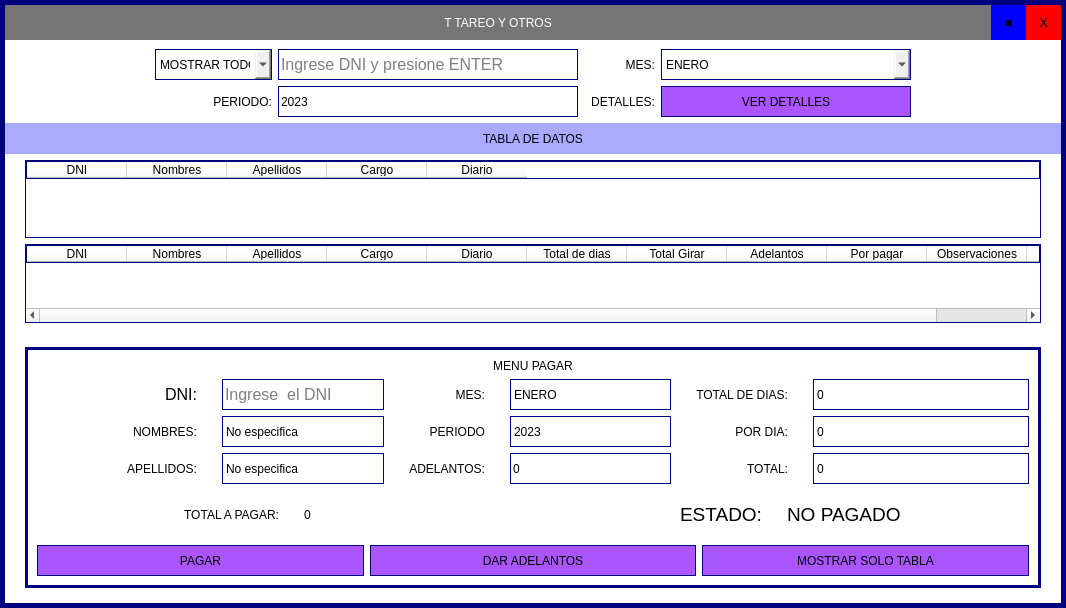
<?xml version="1.0" encoding="UTF-8"?>
<ui version="4.0">
 <class>tpayments</class>
 <widget class="QMainWindow" name="tpayments">
  <property name="geometry">
   <rect>
    <x>0</x>
    <y>0</y>
    <width>1066</width>
    <height>608</height>
   </rect>
  </property>
  <property name="windowTitle">
   <string>MainWindow</string>
  </property>
  <widget class="QWidget" name="centralwidget">
   <layout class="QHBoxLayout" name="horizontalLayout_2">
    <property name="spacing">
     <number>0</number>
    </property>
    <property name="leftMargin">
     <number>0</number>
    </property>
    <property name="topMargin">
     <number>0</number>
    </property>
    <property name="rightMargin">
     <number>0</number>
    </property>
    <property name="bottomMargin">
     <number>0</number>
    </property>
    <item>
     <widget class="QFrame" name="frame_agregar">
      <property name="styleSheet">
       <string notr="true">QFrame{
border: 5px solid rgb(0, 0, 127);
	background-color: rgb(255, 255, 255);
font: 75 12pt &quot;MS Shell Dlg 2&quot;;
}
QLabel{
border: none;
font: 75 12pt &quot;MS Shell Dlg 2&quot;;
}
QComboBox{
border: none;
font: 75 14pt &quot;MS Shell Dlg 2&quot;;
}
QLineEdit{
border: none;
font: 75 12pt &quot;MS Shell Dlg 2&quot;;}

QPushButton{
border: 1px solid rgb(0, 0, 127);
border-radius:10px;
font: 75 14pt &quot;MS Shell Dlg 2&quot;;
background-color:rgb(170, 85, 255);
}

QPushButton:hover{
background-color: rgb(170, 255, 255);
}</string>
      </property>
      <property name="frameShape">
       <enum>QFrame::StyledPanel</enum>
      </property>
      <property name="frameShadow">
       <enum>QFrame::Raised</enum>
      </property>
      <layout class="QVBoxLayout" name="verticalLayout_3">
       <property name="spacing">
        <number>0</number>
       </property>
       <property name="leftMargin">
        <number>0</number>
       </property>
       <property name="topMargin">
        <number>0</number>
       </property>
       <property name="rightMargin">
        <number>0</number>
       </property>
       <property name="bottomMargin">
        <number>0</number>
       </property>
       <item>
        <widget class="QFrame" name="frame_superior">
         <property name="minimumSize">
          <size>
           <width>0</width>
           <height>35</height>
          </size>
         </property>
         <property name="maximumSize">
          <size>
           <width>16777215</width>
           <height>35</height>
          </size>
         </property>
         <property name="styleSheet">
          <string notr="true">QFrame{
border: none;
background-color: rgb(117, 117, 117);
}</string>
         </property>
         <layout class="QHBoxLayout" name="horizontalLayout">
          <property name="spacing">
           <number>0</number>
          </property>
          <property name="leftMargin">
           <number>0</number>
          </property>
          <property name="topMargin">
           <number>0</number>
          </property>
          <property name="rightMargin">
           <number>0</number>
          </property>
          <property name="bottomMargin">
           <number>0</number>
          </property>
          <item>
           <widget class="QLabel" name="lbl_title">
            <property name="minimumSize">
             <size>
              <width>0</width>
              <height>0</height>
             </size>
            </property>
            <property name="styleSheet">
             <string notr="true">color: rgb(255, 255, 255);
font: 75 14pt &quot;MS Shell Dlg 2&quot;;</string>
            </property>
            <property name="text">
             <string>T TAREO Y OTROS</string>
            </property>
            <property name="alignment">
             <set>Qt::AlignCenter</set>
            </property>
           </widget>
          </item>
          <item>
           <widget class="QPushButton" name="btn_ampliar">
            <property name="maximumSize">
             <size>
              <width>35</width>
              <height>35</height>
             </size>
            </property>
            <property name="styleSheet">
             <string notr="true">QPushButton{
	background-color: rgb(0, 0, 255);
font: 75 14pt &quot;MS Shell Dlg 2&quot;;
border:none;
border-radius:0px;
}

QPushButton:hover{
	background-color: rgb(170, 255, 255);
}</string>
            </property>
            <property name="text">
             <string>■</string>
            </property>
           </widget>
          </item>
          <item>
           <widget class="QPushButton" name="btn_close">
            <property name="maximumSize">
             <size>
              <width>35</width>
              <height>35</height>
             </size>
            </property>
            <property name="styleSheet">
             <string notr="true">QPushButton{
background-color: rgb(255, 0, 0);
color: rgb(0, 0, 0);
font: 75 14pt &quot;MS Shell Dlg 2&quot;;
border:none;
border-radius:0px;
}

QPushButton:hover{
	background-color: rgb(255, 255, 0);
}</string>
            </property>
            <property name="text">
             <string>X</string>
            </property>
           </widget>
          </item>
         </layout>
        </widget>
       </item>
       <item>
        <widget class="QFrame" name="frame_princiapl">
         <property name="styleSheet">
          <string notr="true">QFrame{
border:none;
}</string>
         </property>
         <property name="frameShape">
          <enum>QFrame::StyledPanel</enum>
         </property>
         <property name="frameShadow">
          <enum>QFrame::Raised</enum>
         </property>
         <layout class="QVBoxLayout" name="verticalLayout_2">
          <property name="spacing">
           <number>6</number>
          </property>
          <property name="leftMargin">
           <number>0</number>
          </property>
          <property name="topMargin">
           <number>9</number>
          </property>
          <property name="rightMargin">
           <number>0</number>
          </property>
          <property name="bottomMargin">
           <number>9</number>
          </property>
          <item>
           <layout class="QHBoxLayout" name="layout_info" stretch="0">
            <property name="spacing">
             <number>6</number>
            </property>
            <property name="leftMargin">
             <number>150</number>
            </property>
            <property name="rightMargin">
             <number>150</number>
            </property>
            <item>
             <layout class="QGridLayout" name="gridLayout" columnstretch="0,0,0,0,0">
              <item row="1" column="1">
               <widget class="QLineEdit" name="lineEdit_dni">
                <property name="minimumSize">
                 <size>
                  <width>0</width>
                  <height>31</height>
                 </size>
                </property>
                <property name="maximumSize">
                 <size>
                  <width>300</width>
                  <height>16777215</height>
                 </size>
                </property>
                <property name="font">
                 <font>
                  <family>MS Shell Dlg 2</family>
                  <pointsize>12</pointsize>
                  <weight>9</weight>
                  <italic>false</italic>
                  <bold>false</bold>
                 </font>
                </property>
                <property name="styleSheet">
                 <string notr="true">border: 1px solid rgb(0, 0, 127);</string>
                </property>
                <property name="placeholderText">
                 <string>Ingrese DNI y presione ENTER</string>
                </property>
               </widget>
              </item>
              <item row="2" column="4">
               <widget class="QPushButton" name="btn_details">
                <property name="minimumSize">
                 <size>
                  <width>250</width>
                  <height>31</height>
                 </size>
                </property>
                <property name="styleSheet">
                 <string notr="true">QPushButton{
border: 1px solid rgb(0, 0, 127);
border-radius:0px;
}</string>
                </property>
                <property name="text">
                 <string>VER DETALLES</string>
                </property>
               </widget>
              </item>
              <item row="1" column="0">
               <widget class="QComboBox" name="comboBox_2">
                <property name="minimumSize">
                 <size>
                  <width>0</width>
                  <height>31</height>
                 </size>
                </property>
                <property name="styleSheet">
                 <string notr="true">border: 1px solid rgb(0, 0, 127);</string>
                </property>
                <item>
                 <property name="text">
                  <string>MOSTRAR TODO</string>
                 </property>
                </item>
                <item>
                 <property name="text">
                  <string>DNI</string>
                 </property>
                </item>
               </widget>
              </item>
              <item row="2" column="2">
               <widget class="QLabel" name="label_49">
                <property name="text">
                 <string>DETALLES:</string>
                </property>
                <property name="alignment">
                 <set>Qt::AlignRight|Qt::AlignTrailing|Qt::AlignVCenter</set>
                </property>
               </widget>
              </item>
              <item row="2" column="0">
               <widget class="QLabel" name="label_47">
                <property name="text">
                 <string>PERIODO:</string>
                </property>
                <property name="alignment">
                 <set>Qt::AlignRight|Qt::AlignTrailing|Qt::AlignVCenter</set>
                </property>
               </widget>
              </item>
              <item row="2" column="1">
               <widget class="QLineEdit" name="lineEdit_year">
                <property name="minimumSize">
                 <size>
                  <width>0</width>
                  <height>31</height>
                 </size>
                </property>
                <property name="maximumSize">
                 <size>
                  <width>300</width>
                  <height>16777215</height>
                 </size>
                </property>
                <property name="styleSheet">
                 <string notr="true">border: 1px solid rgb(0, 0, 127);</string>
                </property>
                <property name="text">
                 <string>2023</string>
                </property>
                <property name="maxLength">
                 <number>4</number>
                </property>
               </widget>
              </item>
              <item row="1" column="4">
               <widget class="QComboBox" name="comboBox_month">
                <property name="minimumSize">
                 <size>
                  <width>0</width>
                  <height>31</height>
                 </size>
                </property>
                <property name="maximumSize">
                 <size>
                  <width>16777215</width>
                  <height>16777215</height>
                 </size>
                </property>
                <property name="styleSheet">
                 <string notr="true">border: 1px solid rgb(0, 0, 127);</string>
                </property>
                <item>
                 <property name="text">
                  <string>ENERO</string>
                 </property>
                </item>
                <item>
                 <property name="text">
                  <string>FEBRERO</string>
                 </property>
                </item>
                <item>
                 <property name="text">
                  <string>MARZO</string>
                 </property>
                </item>
                <item>
                 <property name="text">
                  <string>ABRIL</string>
                 </property>
                </item>
                <item>
                 <property name="text">
                  <string>MAYO</string>
                 </property>
                </item>
                <item>
                 <property name="text">
                  <string>JUNIO</string>
                 </property>
                </item>
                <item>
                 <property name="text">
                  <string>JULIO</string>
                 </property>
                </item>
                <item>
                 <property name="text">
                  <string>AGOSTO</string>
                 </property>
                </item>
                <item>
                 <property name="text">
                  <string>SETIEMBRE</string>
                 </property>
                </item>
                <item>
                 <property name="text">
                  <string>OCTUBRE</string>
                 </property>
                </item>
                <item>
                 <property name="text">
                  <string>NOVIEMBRE</string>
                 </property>
                </item>
                <item>
                 <property name="text">
                  <string>DICIEMBRE</string>
                 </property>
                </item>
               </widget>
              </item>
              <item row="1" column="2">
               <widget class="QLabel" name="label_45">
                <property name="text">
                 <string>MES:</string>
                </property>
                <property name="alignment">
                 <set>Qt::AlignRight|Qt::AlignTrailing|Qt::AlignVCenter</set>
                </property>
               </widget>
              </item>
             </layout>
            </item>
           </layout>
          </item>
          <item>
           <widget class="QPushButton" name="btn_show_table">
            <property name="minimumSize">
             <size>
              <width>0</width>
              <height>31</height>
             </size>
            </property>
            <property name="styleSheet">
             <string notr="true">QPushButton{
background-color: rgb(170, 170, 255);
border: none;
border-radius:0px;
}

QPushButton:hover{
background-color: rgb(170, 255, 255);
}</string>
            </property>
            <property name="text">
             <string>TABLA DE DATOS</string>
            </property>
           </widget>
          </item>
          <item>
           <layout class="QVBoxLayout" name="layout_data">
            <property name="spacing">
             <number>6</number>
            </property>
            <property name="leftMargin">
             <number>20</number>
            </property>
            <property name="rightMargin">
             <number>20</number>
            </property>
            <property name="bottomMargin">
             <number>6</number>
            </property>
            <item>
             <widget class="QTableWidget" name="table_payments">
              <property name="styleSheet">
               <string notr="true">border: 1px solid rgb(0, 0, 127);</string>
              </property>
              <column>
               <property name="text">
                <string>DNI</string>
               </property>
              </column>
              <column>
               <property name="text">
                <string>Nombres</string>
               </property>
              </column>
              <column>
               <property name="text">
                <string>Apellidos</string>
               </property>
              </column>
              <column>
               <property name="text">
                <string>Cargo</string>
               </property>
              </column>
              <column>
               <property name="text">
                <string>Diario</string>
               </property>
              </column>
             </widget>
            </item>
            <item>
             <widget class="QTableWidget" name="table_detalls">
              <property name="styleSheet">
               <string notr="true">border: 1px solid rgb(0, 0, 127);</string>
              </property>
              <column>
               <property name="text">
                <string>DNI</string>
               </property>
              </column>
              <column>
               <property name="text">
                <string>Nombres</string>
               </property>
              </column>
              <column>
               <property name="text">
                <string>Apellidos</string>
               </property>
              </column>
              <column>
               <property name="text">
                <string>Cargo</string>
               </property>
              </column>
              <column>
               <property name="text">
                <string>Diario</string>
               </property>
              </column>
              <column>
               <property name="text">
                <string>Total de dias</string>
               </property>
              </column>
              <column>
               <property name="text">
                <string>Total Girar</string>
               </property>
              </column>
              <column>
               <property name="text">
                <string>Adelantos</string>
               </property>
              </column>
              <column>
               <property name="text">
                <string>Por pagar</string>
               </property>
              </column>
              <column>
               <property name="text">
                <string>Observaciones</string>
               </property>
              </column>
              <column>
               <property name="text">
                <string>Estado</string>
               </property>
              </column>
             </widget>
            </item>
           </layout>
          </item>
         </layout>
        </widget>
       </item>
       <item>
        <widget class="QFrame" name="frame_pagos">
         <property name="minimumSize">
          <size>
           <width>0</width>
           <height>0</height>
          </size>
         </property>
         <property name="styleSheet">
          <string notr="true">QFrame{
border: none;
border-radius:0px;
}</string>
         </property>
         <property name="frameShape">
          <enum>QFrame::StyledPanel</enum>
         </property>
         <property name="frameShadow">
          <enum>QFrame::Raised</enum>
         </property>
         <layout class="QHBoxLayout" name="horizontalLayout_4">
          <property name="leftMargin">
           <number>20</number>
          </property>
          <property name="rightMargin">
           <number>20</number>
          </property>
          <property name="bottomMargin">
           <number>15</number>
          </property>
          <item>
           <widget class="QFrame" name="frame">
            <property name="styleSheet">
             <string notr="true">QFrame{
border: 3px solid rgb(0, 0, 127);
border-radius:0px;
}</string>
            </property>
            <property name="frameShape">
             <enum>QFrame::StyledPanel</enum>
            </property>
            <property name="frameShadow">
             <enum>QFrame::Raised</enum>
            </property>
            <layout class="QVBoxLayout" name="verticalLayout">
             <item>
              <widget class="QLabel" name="label">
               <property name="styleSheet">
                <string notr="true">border:none;</string>
               </property>
               <property name="text">
                <string>MENU PAGAR</string>
               </property>
               <property name="alignment">
                <set>Qt::AlignCenter</set>
               </property>
              </widget>
             </item>
             <item>
              <layout class="QGridLayout" name="gridLayout_4" columnstretch="1,3,1,3,1,4">
               <property name="horizontalSpacing">
                <number>25</number>
               </property>
               <property name="verticalSpacing">
                <number>6</number>
               </property>
               <item row="1" column="3">
                <widget class="QLabel" name="label_periodo">
                 <property name="minimumSize">
                  <size>
                   <width>0</width>
                   <height>31</height>
                  </size>
                 </property>
                 <property name="styleSheet">
                  <string notr="true">border: 1px solid rgb(0, 0, 127);</string>
                 </property>
                 <property name="text">
                  <string>2023</string>
                 </property>
                </widget>
               </item>
               <item row="0" column="0">
                <widget class="QLabel" name="label_35">
                 <property name="minimumSize">
                  <size>
                   <width>160</width>
                   <height>25</height>
                  </size>
                 </property>
                 <property name="maximumSize">
                  <size>
                   <width>16777215</width>
                   <height>35</height>
                  </size>
                 </property>
                 <property name="font">
                  <font>
                   <family>MS Shell Dlg 2</family>
                   <pointsize>12</pointsize>
                   <weight>9</weight>
                   <italic>false</italic>
                   <bold>false</bold>
                  </font>
                 </property>
                 <property name="styleSheet">
                  <string notr="true">QFrame{
border:none;
}</string>
                 </property>
                 <property name="text">
                  <string>DNI:</string>
                 </property>
                 <property name="alignment">
                  <set>Qt::AlignRight|Qt::AlignTrailing|Qt::AlignVCenter</set>
                 </property>
                </widget>
               </item>
               <item row="1" column="2">
                <widget class="QLabel" name="label_3">
                 <property name="styleSheet">
                  <string notr="true">QFrame{
border:none;
}</string>
                 </property>
                 <property name="text">
                  <string>PERIODO</string>
                 </property>
                 <property name="alignment">
                  <set>Qt::AlignRight|Qt::AlignTrailing|Qt::AlignVCenter</set>
                 </property>
                </widget>
               </item>
               <item row="2" column="1">
                <widget class="QLabel" name="label_surnames">
                 <property name="minimumSize">
                  <size>
                   <width>0</width>
                   <height>31</height>
                  </size>
                 </property>
                 <property name="styleSheet">
                  <string notr="true">border: 1px solid rgb(0, 0, 127);</string>
                 </property>
                 <property name="text">
                  <string>No especifica</string>
                 </property>
                </widget>
               </item>
               <item row="1" column="0">
                <widget class="QLabel" name="label_46">
                 <property name="styleSheet">
                  <string notr="true">QFrame{
border:none;
}</string>
                 </property>
                 <property name="text">
                  <string>NOMBRES:</string>
                 </property>
                 <property name="alignment">
                  <set>Qt::AlignRight|Qt::AlignTrailing|Qt::AlignVCenter</set>
                 </property>
                </widget>
               </item>
               <item row="2" column="4">
                <widget class="QLabel" name="label_9">
                 <property name="minimumSize">
                  <size>
                   <width>0</width>
                   <height>31</height>
                  </size>
                 </property>
                 <property name="styleSheet">
                  <string notr="true">QFrame{
border:none;
}</string>
                 </property>
                 <property name="text">
                  <string>TOTAL:</string>
                 </property>
                 <property name="alignment">
                  <set>Qt::AlignRight|Qt::AlignTrailing|Qt::AlignVCenter</set>
                 </property>
                </widget>
               </item>
               <item row="2" column="0">
                <widget class="QLabel" name="label_48">
                 <property name="minimumSize">
                  <size>
                   <width>0</width>
                   <height>31</height>
                  </size>
                 </property>
                 <property name="styleSheet">
                  <string notr="true">QFrame{
border:none;
}</string>
                 </property>
                 <property name="text">
                  <string>APELLIDOS:</string>
                 </property>
                 <property name="alignment">
                  <set>Qt::AlignRight|Qt::AlignTrailing|Qt::AlignVCenter</set>
                 </property>
                </widget>
               </item>
               <item row="0" column="2">
                <widget class="QLabel" name="label_2">
                 <property name="styleSheet">
                  <string notr="true">QFrame{
border:none;
}</string>
                 </property>
                 <property name="text">
                  <string>MES:</string>
                 </property>
                 <property name="alignment">
                  <set>Qt::AlignRight|Qt::AlignTrailing|Qt::AlignVCenter</set>
                 </property>
                </widget>
               </item>
               <item row="0" column="1">
                <widget class="QLineEdit" name="lndt_sdni">
                 <property name="minimumSize">
                  <size>
                   <width>0</width>
                   <height>31</height>
                  </size>
                 </property>
                 <property name="maximumSize">
                  <size>
                   <width>300</width>
                   <height>16777215</height>
                  </size>
                 </property>
                 <property name="font">
                  <font>
                   <family>MS Shell Dlg 2</family>
                   <pointsize>12</pointsize>
                   <weight>9</weight>
                   <italic>false</italic>
                   <bold>false</bold>
                  </font>
                 </property>
                 <property name="styleSheet">
                  <string notr="true">border: 1px solid rgb(0, 0, 127);
background-color: rgb(255, 255, 255);</string>
                 </property>
                 <property name="maxLength">
                  <number>8</number>
                 </property>
                 <property name="placeholderText">
                  <string>Ingrese  el DNI</string>
                 </property>
                </widget>
               </item>
               <item row="1" column="1">
                <widget class="QLabel" name="label_name">
                 <property name="minimumSize">
                  <size>
                   <width>0</width>
                   <height>31</height>
                  </size>
                 </property>
                 <property name="styleSheet">
                  <string notr="true">border: 1px solid rgb(0, 0, 127);</string>
                 </property>
                 <property name="text">
                  <string>No especifica</string>
                 </property>
                </widget>
               </item>
               <item row="2" column="5">
                <widget class="QLabel" name="label_total">
                 <property name="styleSheet">
                  <string notr="true">border: 1px solid rgb(0, 0, 127);</string>
                 </property>
                 <property name="text">
                  <string>0</string>
                 </property>
                </widget>
               </item>
               <item row="0" column="3">
                <widget class="QLabel" name="label_month_add">
                 <property name="minimumSize">
                  <size>
                   <width>0</width>
                   <height>31</height>
                  </size>
                 </property>
                 <property name="styleSheet">
                  <string notr="true">border: 1px solid rgb(0, 0, 127);</string>
                 </property>
                 <property name="text">
                  <string>ENERO</string>
                 </property>
                </widget>
               </item>
               <item row="0" column="5">
                <widget class="QLabel" name="label_all_days">
                 <property name="minimumSize">
                  <size>
                   <width>0</width>
                   <height>31</height>
                  </size>
                 </property>
                 <property name="styleSheet">
                  <string notr="true">border: 1px solid rgb(0, 0, 127);</string>
                 </property>
                 <property name="text">
                  <string>0</string>
                 </property>
                </widget>
               </item>
               <item row="0" column="4">
                <widget class="QLabel" name="label_4">
                 <property name="minimumSize">
                  <size>
                   <width>0</width>
                   <height>31</height>
                  </size>
                 </property>
                 <property name="styleSheet">
                  <string notr="true">QFrame{
border:none;
}</string>
                 </property>
                 <property name="text">
                  <string>TOTAL DE DIAS:</string>
                 </property>
                 <property name="alignment">
                  <set>Qt::AlignRight|Qt::AlignTrailing|Qt::AlignVCenter</set>
                 </property>
                </widget>
               </item>
               <item row="1" column="4">
                <widget class="QLabel" name="label_7">
                 <property name="styleSheet">
                  <string notr="true">QFrame{
border:none;
}</string>
                 </property>
                 <property name="text">
                  <string>POR DIA:</string>
                 </property>
                 <property name="alignment">
                  <set>Qt::AlignRight|Qt::AlignTrailing|Qt::AlignVCenter</set>
                 </property>
                </widget>
               </item>
               <item row="1" column="5">
                <widget class="QLabel" name="label_days_pay">
                 <property name="minimumSize">
                  <size>
                   <width>150</width>
                   <height>0</height>
                  </size>
                 </property>
                 <property name="styleSheet">
                  <string notr="true">border: 1px solid rgb(0, 0, 127);</string>
                 </property>
                 <property name="text">
                  <string>0</string>
                 </property>
                </widget>
               </item>
               <item row="2" column="3">
                <widget class="QLineEdit" name="lndt_adelantos">
                 <property name="minimumSize">
                  <size>
                   <width>0</width>
                   <height>31</height>
                  </size>
                 </property>
                 <property name="styleSheet">
                  <string notr="true">border: 1px solid rgb(0, 0, 127);
background-color: rgb(255, 255, 255);</string>
                 </property>
                 <property name="text">
                  <string>0</string>
                 </property>
                 <property name="placeholderText">
                  <string>Adelantos</string>
                 </property>
                </widget>
               </item>
               <item row="2" column="2">
                <widget class="QLabel" name="label_8">
                 <property name="styleSheet">
                  <string notr="true">QFrame{
border:none;
}</string>
                 </property>
                 <property name="text">
                  <string>ADELANTOS:</string>
                 </property>
                 <property name="alignment">
                  <set>Qt::AlignRight|Qt::AlignTrailing|Qt::AlignVCenter</set>
                 </property>
                </widget>
               </item>
              </layout>
             </item>
             <item>
              <widget class="QFrame" name="horizontalFrame">
               <property name="styleSheet">
                <string notr="true">font: 75 14pt &quot;MS Shell Dlg 2&quot;;
border:none;</string>
               </property>
               <layout class="QHBoxLayout" name="horizontalLayout_5" stretch="0,0,0,0">
                <property name="spacing">
                 <number>25</number>
                </property>
                <item>
                 <widget class="QLabel" name="label_51">
                  <property name="minimumSize">
                   <size>
                    <width>0</width>
                    <height>31</height>
                   </size>
                  </property>
                  <property name="styleSheet">
                   <string notr="true">font: 75 14pt &quot;MS Shell Dlg 2&quot;;
border:none;</string>
                  </property>
                  <property name="text">
                   <string>TOTAL A PAGAR:</string>
                  </property>
                  <property name="alignment">
                   <set>Qt::AlignRight|Qt::AlignTrailing|Qt::AlignVCenter</set>
                  </property>
                 </widget>
                </item>
                <item>
                 <widget class="QLabel" name="label_porpagar">
                  <property name="maximumSize">
                   <size>
                    <width>200</width>
                    <height>16777215</height>
                   </size>
                  </property>
                  <property name="styleSheet">
                   <string notr="true">font: 75 14pt &quot;MS Shell Dlg 2&quot;;
border:none;</string>
                  </property>
                  <property name="text">
                   <string>0</string>
                  </property>
                 </widget>
                </item>
                <item>
                 <widget class="QLabel" name="label_esta">
                  <property name="font">
                   <font>
                    <family>MS Shell Dlg 2</family>
                    <pointsize>14</pointsize>
                    <weight>9</weight>
                    <italic>false</italic>
                    <bold>false</bold>
                   </font>
                  </property>
                  <property name="styleSheet">
                   <string notr="true">font: 75 14pt &quot;MS Shell Dlg 2&quot;;
border:none;</string>
                  </property>
                  <property name="text">
                   <string>ESTADO:</string>
                  </property>
                  <property name="alignment">
                   <set>Qt::AlignRight|Qt::AlignTrailing|Qt::AlignVCenter</set>
                  </property>
                 </widget>
                </item>
                <item>
                 <widget class="QLabel" name="label_estado">
                  <property name="font">
                   <font>
                    <family>MS Shell Dlg 2</family>
                    <pointsize>14</pointsize>
                    <weight>9</weight>
                    <italic>false</italic>
                    <bold>false</bold>
                   </font>
                  </property>
                  <property name="styleSheet">
                   <string notr="true">font: 75 14pt &quot;MS Shell Dlg 2&quot;;
border:none;</string>
                  </property>
                  <property name="text">
                   <string>NO PAGADO</string>
                  </property>
                  <property name="alignment">
                   <set>Qt::AlignLeading|Qt::AlignLeft|Qt::AlignVCenter</set>
                  </property>
                 </widget>
                </item>
               </layout>
              </widget>
             </item>
             <item>
              <layout class="QHBoxLayout" name="horizontalLayout_3">
               <item>
                <widget class="QPushButton" name="btn_pagar_new">
                 <property name="minimumSize">
                  <size>
                   <width>0</width>
                   <height>31</height>
                  </size>
                 </property>
                 <property name="styleSheet">
                  <string notr="true">QPushButton{
border: 1px solid rgb(0, 0, 127);
border-radius:0px;
}</string>
                 </property>
                 <property name="text">
                  <string>PAGAR</string>
                 </property>
                </widget>
               </item>
               <item>
                <widget class="QPushButton" name="btn_dar_adelantos">
                 <property name="minimumSize">
                  <size>
                   <width>0</width>
                   <height>31</height>
                  </size>
                 </property>
                 <property name="styleSheet">
                  <string notr="true">QPushButton{
border: 1px solid rgb(0, 0, 127);
border-radius:0px;
}</string>
                 </property>
                 <property name="text">
                  <string>DAR ADELANTOS</string>
                 </property>
                </widget>
               </item>
               <item>
                <widget class="QPushButton" name="btn_close_pframe">
                 <property name="minimumSize">
                  <size>
                   <width>0</width>
                   <height>31</height>
                  </size>
                 </property>
                 <property name="styleSheet">
                  <string notr="true">QPushButton{
border: 1px solid rgb(0, 0, 127);
border-radius:0px;
}</string>
                 </property>
                 <property name="text">
                  <string>MOSTRAR SOLO TABLA</string>
                 </property>
                </widget>
               </item>
              </layout>
             </item>
            </layout>
           </widget>
          </item>
         </layout>
        </widget>
       </item>
      </layout>
     </widget>
    </item>
   </layout>
  </widget>
 </widget>
 <resources/>
 <connections/>
</ui>
